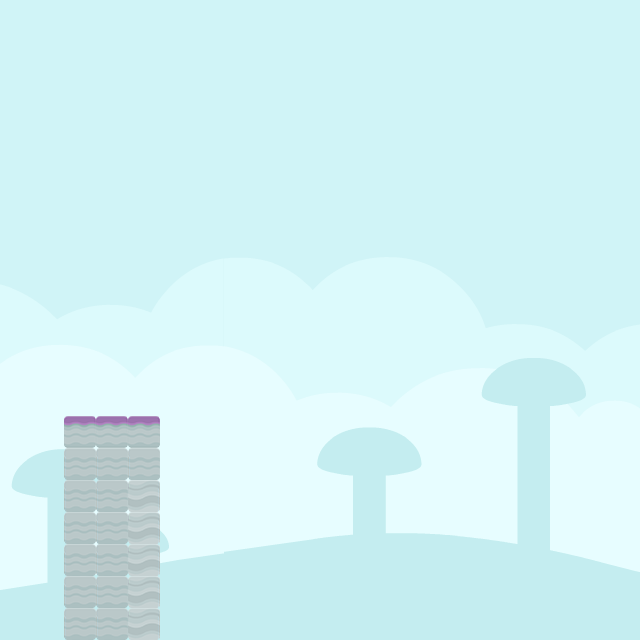

This game map was drawn from its Tiled (.tmx) file and the tilesets committed beside it. A one-line description and the trimmed map source follow:
An orthogonal 20x20 tile map with 32x32 px tiles, 2 tile layers (background, ground), 2 tilesets and 1 object (player).

<map version="1.0" orientation="orthogonal" renderorder="right-down" width="20" height="20" tilewidth="32" tileheight="32" nextobjectid="3">
 <tileset firstgid="1" name="blue_shroom" tilewidth="32" tileheight="32">
  <image source="blue_shroom.png" width="1024" height="1024" />
 </tileset>
 <tileset firstgid="1025" name="spritesheet_ground2" tilewidth="32" tileheight="32">
  <image source="spritesheet_ground2.png" width="256" height="512" />
 </tileset>
 <layer name="background" width="20" height="20">
  <data>[400 cells, 400 non-empty, 400 distinct tile ids]</data>
 </layer>
 <layer name="ground" width="20" height="20">
  <data>[400 cells, 21 non-empty, 3 distinct tile ids]</data>
 </layer>
 <objectgroup name="init">
  <object id="1" name="player" x="111" y="205" />
 </objectgroup>
</map>
